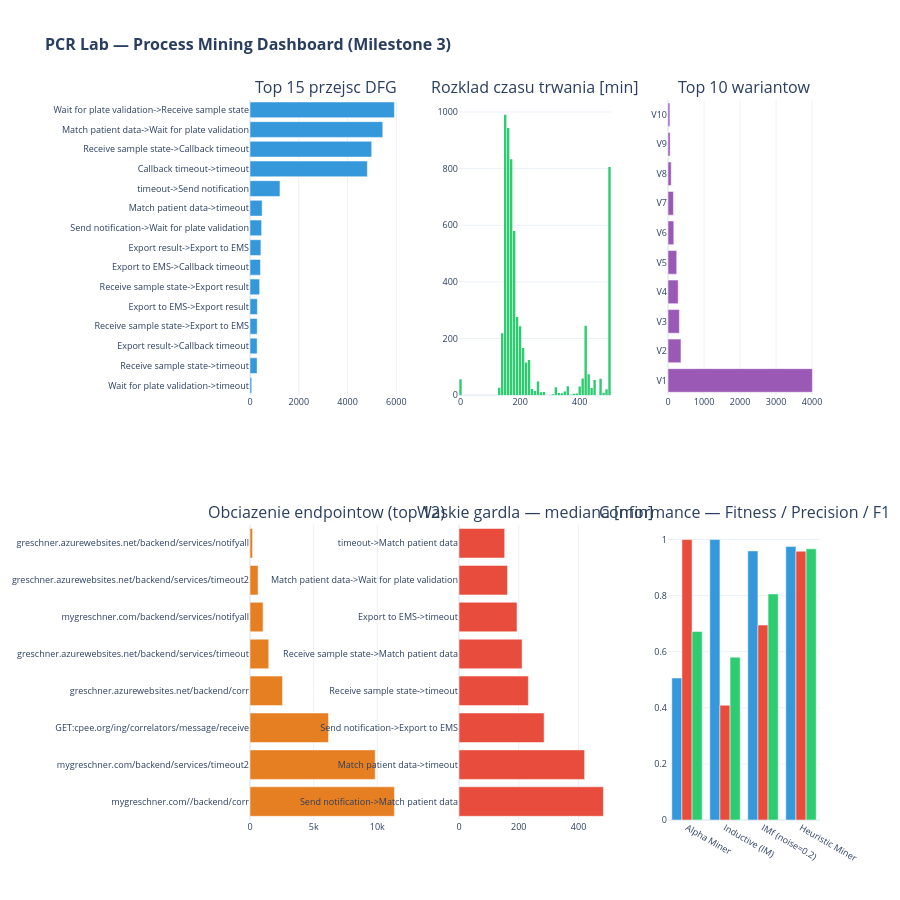

Notebook code cell kept with this figure:
### Markdown cell above
## 9. Mini Dashboard HTML

6 paneli Plotly → jeden plik `results/m3/dashboard.html`.

### Code cell
fig_dash = make_subplots(
    rows=2, cols=3,
    subplot_titles=[
        'Top 15 przejsc DFG',
        'Rozklad czasu trwania [min]',
        'Top 10 wariantow',
        'Obciazenie endpointow (top 12)',
        'Waskie gardla — mediana [min]',
        'Conformance — Fitness / Precision / F1',
    ],
    vertical_spacing=0.18, horizontal_spacing=0.10,
)

top15 = sorted(dfg_freq.items(), key=lambda x: -x[1])[:15]
fig_dash.add_trace(go.Bar(
    x=[v for _, v in top15][::-1],
    y=[f'{s}->{t}' for (s, t), _ in top15][::-1],
    orientation='h', marker_color='#3498db'), row=1, col=1)

fig_dash.add_trace(go.Histogram(
    x=df_cases_sample['duration_min'].clip(0, 500).tolist(),
    nbinsx=50, marker_color='#2ecc71'), row=1, col=2)

top10v = variant_counts.head(10)
fig_dash.add_trace(go.Bar(
    x=top10v.values.tolist(),
    y=[f'V{i+1}' for i in range(len(top10v))],
    orientation='h', marker_color='#9b59b6',
    hovertext=list(top10v.index),
    hoverinfo='text+x'), row=1, col=3)

ep12 = ep_workload.head(12)
fig_dash.add_trace(go.Bar(
    x=ep12.values.tolist(), y=list(ep12.index),
    orientation='h', marker_color='#e67e22'), row=2, col=1)

bn_colors = ['#e74c3c' if m > 100 else '#f39c12' if m > 30 else '#2ecc71'
             for m in top_bn['median_min']]
fig_dash.add_trace(go.Bar(
    x=top_bn['median_min'].tolist(),
    y=[f"{r['activity']}->{r['_next_act']}" for _, r in top_bn.iterrows()],
    orientation='h', marker_color=bn_colors), row=2, col=2)

for metric, color in [('Fitness', '#3498db'), ('Precision', '#e74c3c'), ('F1', '#2ecc71')]:
    fig_dash.add_trace(go.Bar(
        name=metric, x=df_conform['Algorytm'].tolist(),
        y=df_conform[metric].fillna(0).tolist(), marker_color=color), row=2, col=3)

fig_dash.update_layout(
    height=900,
    title_text='<b>PCR Lab — Process Mining Dashboard (Milestone 3)</b>',
    title_font_size=16, showlegend=False, template='plotly_white', font=dict(size=9),
)

dash_path = RESULTS_DIR / 'dashboard.html'
fig_dash.write_html(str(dash_path), include_plotlyjs='cdn')
print(f'Dashboard zapisany: {dash_path}')
fig_dash.show()

### Figure 1 — Plotly figure (JSON) as saved in the notebook; plotly's stock layout.template omitted (floating-point values rounded to 4 significant figures; data arrays with more than 128 entries replaced by an {"elided": "..."} marker saying what was removed)
{"data": [{"marker": {"color": "#3498db"}, "orientation": "h", "x": [71, 292, 294, 296, 303, 396, 428, 447, 476, 498, 1229, 4812, 4990, 5444, 5921], "y": ["Wait for plate validation->timeout", "Receive sample state->timeout", "Export result->Callback timeout", "Receive sample state->Export to EMS", "Export to EMS->Export result", "Receive sample state->Export result", "Export to EMS->Callback timeout", "Export result->Export to EMS", "Send notification->Wait for plate validation", "Match patient data->timeout", "timeout->Send notification", "Callback timeout->timeout", "Receive sample state->Callback timeout", "Match patient data->Wait for plate validation", "Wait for plate validation->Receive sample state"], "type": "bar", "xaxis": "x", "yaxis": "y"}, {"marker": {"color": "#2ecc71"}, "nbinsx": 50, "x": {"elided": "6166 float values"}, "type": "histogram", "xaxis": "x2", "yaxis": "y2"}, {"hoverinfo": "text+x", "hovertext": ["Match patient data -> Wait for plate validation -> Receive sample state -> Callback timeout -> timeout", "Match patient data -> timeout -> Send notification -> Wait for plate validation -> Receive sample state -> Callback timeout", "Match patient data -> Wait for plate validation -> Receive sample state -> Callback timeout -> timeout -> Send notification", "Match patient data -> Wait for plate validation -> Receive sample state -> Export result -> Export to EMS -> Callback timeout -> timeout", "Match patient data -> Wait for plate validation -> Receive sample state -> Callback timeout", "Match patient data -> Wait for plate validation -> Receive sample state -> Export to EMS -> Export result -> Callback timeout -> timeout", "Wait for plate validation -> Receive sample state -> timeout -> Send notification", "Match patient data -> Wait for plate validation", "Match patient data -> Wait for plate validation -> timeout -> Send notification -> Receive sample state -> Callback timeout", "Match patient data"], "marker": {"color": "#9b59b6"}, "orientation": "h", "x": [4008, 360, 316, 283, 242, 161, 151, 89, 59, 52], "y": ["V1", "V2", "V3", "V4", "V5", "V6", "V7", "V8", "V9", "V10"], "type": "bar", "xaxis": "x3", "yaxis": "y3"}, {"marker": {"color": "#e67e22"}, "orientation": "h", "x": [11340, 9831, 6169, 2555, 1470, 1027, 634, 202], "y": ["mygreschner.com//backend/corr", "mygreschner.com/backend/services/timeout2", "GET:cpee.org/ing/correlators/message/receive", "greschner.azurewebsites.net/backend/corr", "greschner.azurewebsites.net/backend/services/timeout", "mygreschner.com/backend/services/notifyall", "greschner.azurewebsites.net/backend/services/timeout2", "greschner.azurewebsites.net/backend/services/notifyall"], "type": "bar", "xaxis": "x4", "yaxis": "y4"}, {"marker": {"color": ["#e74c3c", "#e74c3c", "#e74c3c", "#e74c3c", "#e74c3c", "#e74c3c", "#e74c3c", "#e74c3c"]}, "orientation": "h", "x": [483.1, 420.1, 284.8, 232.0, 211.1, 194.1, 162.2, 152.8], "y": ["Send notification->Match patient data", "Match patient data->timeout", "Send notification->Export to EMS", "Receive sample state->timeout", "Receive sample state->Match patient data", "Export to EMS->timeout", "Match patient data->Wait for plate validation", "timeout->Match patient data"], "type": "bar", "xaxis": "x5", "yaxis": "y5"}, {"marker": {"color": "#3498db"}, "name": "Fitness", "x": ["Alpha Miner", "Inductive (IM)", "IMf (noise=0.2)", "Heuristic Miner"], "y": [0.5063, 1.0, 0.9595, 0.9751], "type": "bar", "xaxis": "x6", "yaxis": "y6"}, {"marker": {"color": "#e74c3c"}, "name": "Precision", "x": ["Alpha Miner", "Inductive (IM)", "IMf (noise=0.2)", "Heuristic Miner"], "y": [1.0, 0.4092, 0.6952, 0.9587], "type": "bar", "xaxis": "x6", "yaxis": "y6"}, {"marker": {"color": "#2ecc71"}, "name": "F1", "x": ["Alpha Miner", "Inductive (IM)", "IMf (noise=0.2)", "Heuristic Miner"], "y": [0.6722, 0.5807, 0.8062, 0.9668], "type": "bar", "xaxis": "x6", "yaxis": "y6"}], "layout": {"xaxis": {"anchor": "y", "domain": [0.0, 0.2667]}, "yaxis": {"anchor": "x", "domain": [0.59, 1.0]}, "xaxis2": {"anchor": "y2", "domain": [0.3667, 0.6333]}, "yaxis2": {"anchor": "x2", "domain": [0.59, 1.0]}, "xaxis3": {"anchor": "y3", "domain": [0.7333, 1.0]}, "yaxis3": {"anchor": "x3", "domain": [0.59, 1.0]}, "xaxis4": {"anchor": "y4", "domain": [0.0, 0.2667]}, "yaxis4": {"anchor": "x4", "domain": [0.0, 0.41]}, "xaxis5": {"anchor": "y5", "domain": [0.3667, 0.6333]}, "yaxis5": {"anchor": "x5", "domain": [0.0, 0.41]}, "xaxis6": {"anchor": "y6", "domain": [0.7333, 1.0]}, "yaxis6": {"anchor": "x6", "domain": [0.0, 0.41]}, "annotations": [{"font": {"size": 16}, "showarrow": false, "text": "Top 15 przejsc DFG", "x": 0.1333, "xanchor": "center", "xref": "paper", "y": 1.0, "yanchor": "bottom", "yref": "paper"}, {"font": {"size": 16}, "showarrow": false, "text": "Rozklad czasu trwania [min]", "x": 0.5, "xanchor": "center", "xref": "paper", "y": 1.0, "yanchor": "bottom", "yref": "paper"}, {"font": {"size": 16}, "showarrow": false, "text": "Top 10 wariantow", "x": 0.8667, "xanchor": "center", "xref": "paper", "y": 1.0, "yanchor": "bottom", "yref": "paper"}, {"font": {"size": 16}, "showarrow": false, "text": "Obciazenie endpointow (top 12)", "x": 0.1333, "xanchor": "center", "xref": "paper", "y": 0.41, "yanchor": "bottom", "yref": "paper"}, {"font": {"size": 16}, "showarrow": false, "text": "Waskie gardla — mediana [min]", "x": 0.5, "xanchor": "center", "xref": "paper", "y": 0.41, "yanchor": "bottom", "yref": "paper"}, {"font": {"size": 16}, "showarrow": false, "text": "Conformance — Fitness / Precision / F1", "x": 0.8667, "xanchor": "center", "xref": "paper", "y": 0.41, "yanchor": "bottom", "yref": "paper"}], "title": {"font": {"size": 16}, "text": "<b>PCR Lab — Process Mining Dashboard (Milestone 3)</b>"}, "font": {"size": 9}, "height": 900, "showlegend": false}}
